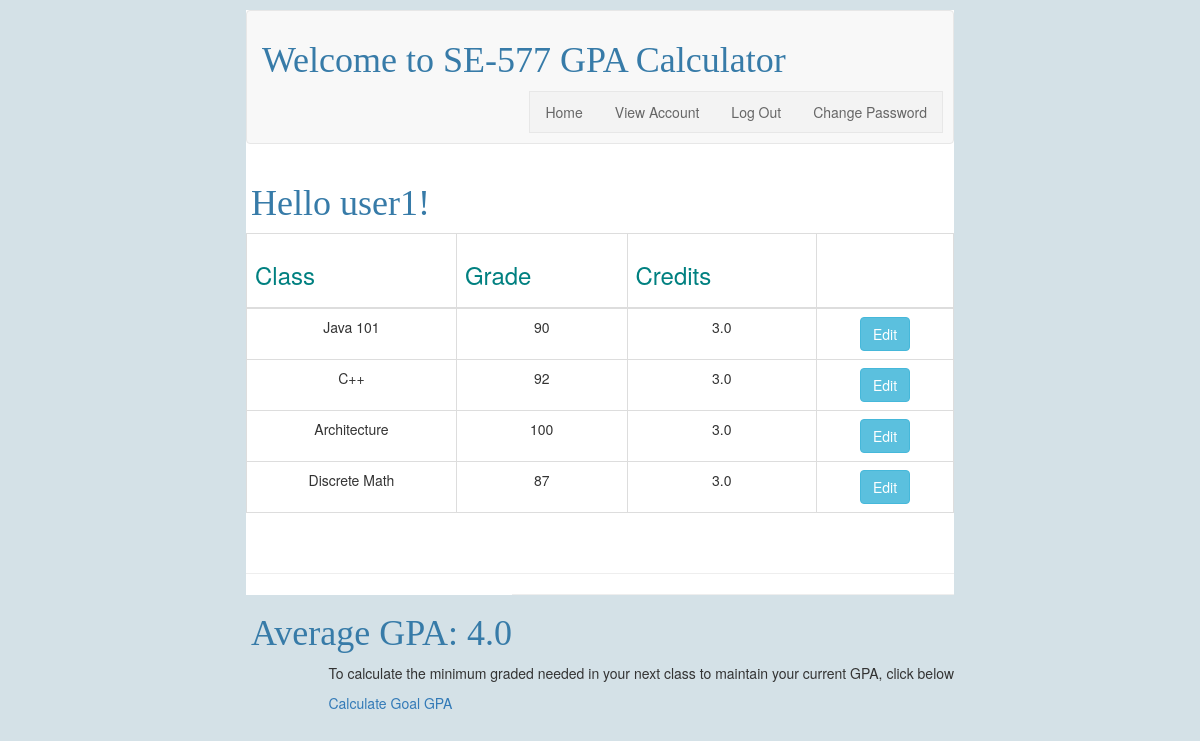
Screenshot of /accountInfo (signed in) with the database file from the repository.
### tables this page shows
CREATE TABLE user (
  id INTEGER PRIMARY KEY AUTOINCREMENT,
  username TEXT UNIQUE NOT NULL,
  password TEXT NOT NULL
);

CREATE TABLE class (
  id INTEGER PRIMARY KEY AUTOINCREMENT,
  author_id INTEGER NOT NULL,
  classname TEXT NOT NULL,
  grade INTEGER NOT NULL,
  credits REAL NOT NULL,
  FOREIGN KEY (author_id) REFERENCES user (id)
);

### flaskr/calc.py (the view)
@bp.route('/accountInfo')
@login_required
def viewClasses():
    db = get_db()
    courses = get_db().execute(
        'SELECT p.id, classname, grade, credits, author_id, username'
        ' FROM class p JOIN user u ON p.author_id = u.id'
        ' WHERE u.id = ?',
        (g.user['id'],)
    ).fetchall()
    avg = getAvgGpa()
    if session.get('goal') == True:
        goal = session['goal']
    else:
        goal = 0
    return render_template('calc/view.html', courses=courses, avg=avg, goal=goal)

### flaskr/auth.py (called while the page is built)
@bp.before_app_request
def load_logged_in_user():
    user_id = session.get('user_id')
    if user_id is None:
        g.user = None
    else:
        g.user = get_db().execute(
            'SELECT * FROM user WHERE id = ?', (user_id,)
        ).fetchone()

def login_required(view):
    @functools.wraps(view)
    def wrapped_view(**kwargs):
        if g.user is None:
            return redirect(url_for('auth.login'))
        return view(**kwargs)
    return wrapped_view

### flaskr/calc.py (called while the page is built)
def getAvgGpa():
    db = get_db()
    gradeSum = get_db().execute(
        'SELECT SUM(grade*credits)'
        ' FROM class p JOIN user u ON p.author_id = u.id'
        ' WHERE u.id = ?',
        (g.user['id'],)
    ).fetchone()[0]
    creditSum = get_db().execute(
        'SELECT SUM(credits)'
        ' FROM class p JOIN user u ON p.author_id = u.id'
        ' WHERE u.id = ?',
        (g.user['id'],)
    ).fetchone()[0]
    if gradeSum:
        avg = let2GPA(perc2let(round(gradeSum / creditSum, 2)))
    else:
        avg = 0
    return avg

def perc2let(grade):
	if grade > 92:
		let_grade = 'A'
	elif grade > 89:
		let_grade = 'A-'
	elif grade > 86:
		let_grade = 'B+'
	elif grade > 82:
		let_grade = 'B'
	elif grade > 79:
		let_grade = 'B-'
	elif grade > 76:
		let_grade = 'C+'
	elif grade > 72:
		let_grade = 'C'
	elif grade > 69:
		let_grade = 'C-'
	elif grade > 66:
		let_grade = 'D+'
	elif grade > 64:
		let_grade = 'D'
	else:
		let_grade = 'F'
	return let_grade

def let2GPA(letter):
	return SCORE_MAP[letter]

### flaskr/db.py (called while the page is built)
def get_db():
    if 'db' not in g:
        g.db = sqlite3.connect(
            current_app.config['DATABASE'],
            detect_types=sqlite3.PARSE_DECLTYPES
        )
        g.db.row_factory = sqlite3.Row
    return g.db

### flaskr/templates/calc/view.html (shortened to what this page needs)
{% extends 'base.html' %}
{% block content %}
    {% if g.user %}
    <h1>Hello {{ g.user['username'] }}!</h1>
{% endif %}
<br>
<br>
<br>
	<table class="table table-bordered">
        <thead>
      <tr>
          <th style="color:teal"><h3>Class</h3></th>
          <th style="color:teal"><h3>Grade</h3></th>
          <th style="color:teal"><h3>Credits</h3></th>
          <th style="color:teal"></th>
      </tr>
        </thead>
    <tbody>
      {% for course in courses %}
          <tr>
              <td style="text-align:center">{{ course['classname'] }}</td>
              <td style="text-align:center">{{ course['grade'] }}</td>
              <td style="text-align:center">{{ course['credits'] }}</td>
              <td style="text-align:center">
                  {% if g.user['id'] == course['author_id'] %}
                      <a href="{{ url_for('calc.update', id=course['id']) }}" class="btn btn-info" role="button">Edit</a>
                  {% endif %}
						</td>
					</tr>
					{% endfor %}
    </tbody>
				</table>
	<br>
	<hr>
	<h1 div style="text-align:center">Average GPA: {{ avg }}</h1>
	<hr>
	<div id="maintainGpa">
		{% if goal == 0 %}
			<p>To calculate the minimum graded needed in your next class to maintain your current GPA, click below</p>
			<a class="action" href="{{ url_for('calc.getGoalInfo') }}">Calculate Goal GPA</a>
		{% else %}
			<p>To maintain your current GPA, you need a {{goal}} in [[CLASS]]</p>
		{% endif %}
	</div>
{% endblock %}

### flaskr/templates/base.html (shortened to what this page needs)
{% extends 'bootstrap/base.html' %}
{% block styles %}
{{super()}}
<link rel="stylesheet"
      href="{{url_for('static', filename='style.css')}}">
{% endblock %}
{% block navbar %}
<nav class="navbar navbar-default">
<h1>Welcome to SE-577 GPA Calculator</h1>
  <ul class="nav nav-pills pull-right">
    {% if g.user %}
	  <li><a href="{{ url_for('calc.index') }}">Home</a>
      <li><a href="{{ url_for('calc.viewClasses') }}">View Account</a>
      <li><a href="{{ url_for('auth.logout') }}">Log Out</a>
      <li><a href="{{ url_for('auth.passwordReset') }}">Change Password</a>
    {% else %}
	  <li><a href="{{ url_for('calc.index') }}">Home</a>
      <li><a href="{{ url_for('auth.register') }}">Register</a>
      <li><a href="{{ url_for('auth.login') }}">Log In</a>
    {% endif %}
  </ul>
</nav>
{% endblock %}

### flaskr/static/style.css (style rules this page uses)
html { font-family: sans-serif; background: rgb(212, 225, 231); padding: 1rem; }
body { max-width: 60%; margin: 0 auto; background: white; }
h1 { font-family: serif; color: #377ba8; float: left; padding-left: 5px; }
nav { padding: 10px; }
ul { list-style-type: none; margin: 0; padding: 0; overflow: hidden; border: 1px solid #e7e7e7; background-color: #f3f3f3; float: right; clear: right; }
li { float: left; }
li a { display: block; color: #666; text-align: center; padding: 14px 16px; text-decoration: none; }
#maintainGpa { float: right; }

### rows the page displays
user: user.username "user1"
class: classname "Java 101", grade "90", credits "3.0"
class: classname "C++", grade "92", credits "3.0"
class: classname "Architecture", grade "100", credits "3.0"
class: classname "Discrete Math", grade "87", credits "3.0"

### other values shown
{{ avg }} "4.0"
